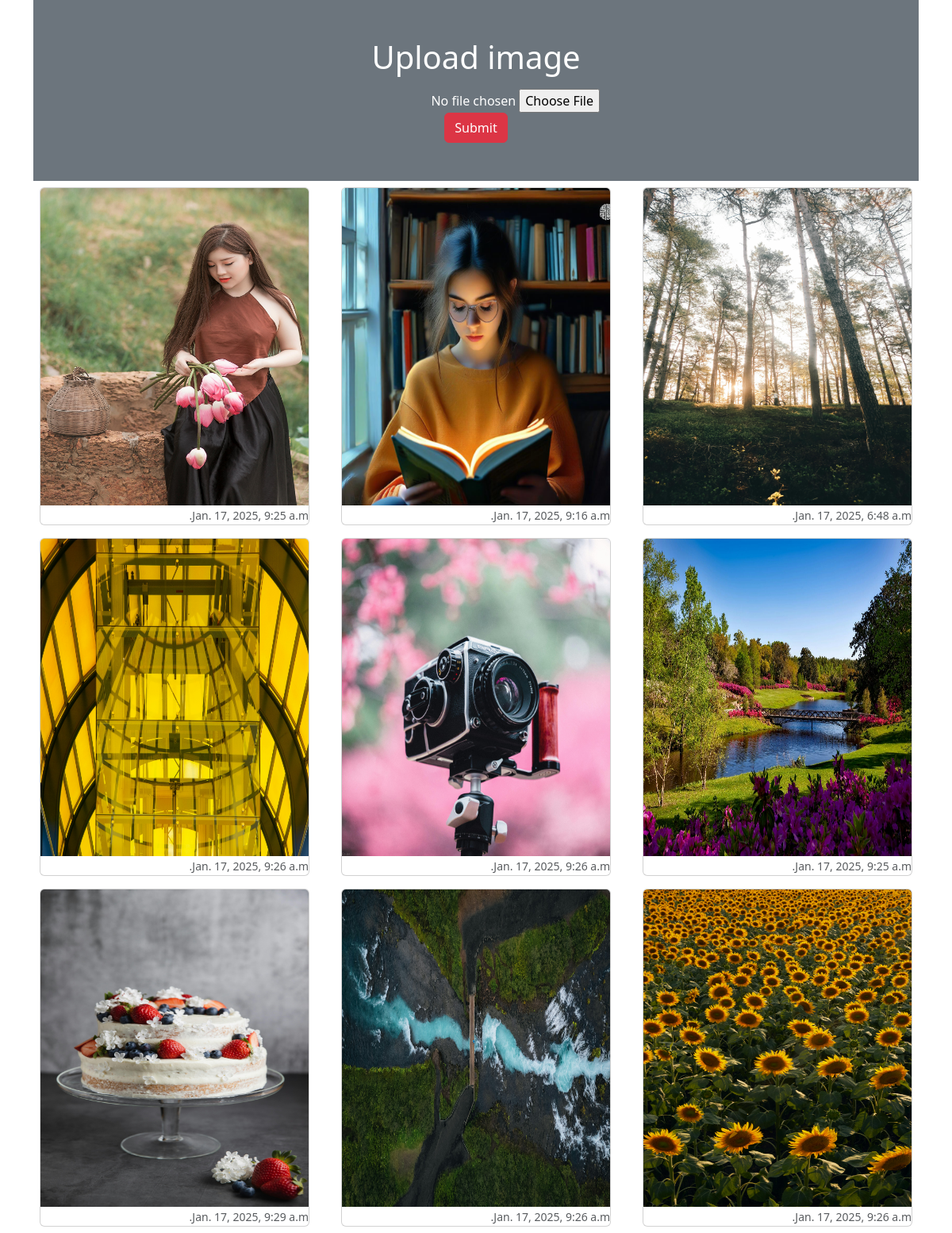
The page / on the database its author committed.
### myapp/models.py (models this page shows)
class Image(models.Model):
    photo = models.ImageField(upload_to="myimage")
    date = models.DateTimeField(auto_now_add=True)

### myapp/views.py (the view)
# urls.py: 2. Add a URL to urlpatterns:  path('', views.home, name='home')
def home(request):
    if request.method == "POST":
        form = ImageForm(request.POST, request.FILES)
        if form.is_valid():
            form.save()
    else:
        form = ImageForm()
    img = Image.objects.all()
    return render(request, 'myapp/home.html', {'img': img, 'form':form})

### myapp/forms.py
class ImageForm(forms.ModelForm):
    class Meta:
        model = Image
        fields = '__all__'
        labels = {'photo':''}

### myapp/Templates/myapp/home.html (shortened to what this page needs)
<!doctype html>
<html lang="ar" dir="rtl">
  <head>
    <link rel="stylesheet" href="https://cdn.jsdelivr.net/npm/bootstrap@5.3.3/dist/css/bootstrap.rtl.min.css">
  </head>
  <body>
    <div class="container">
        <div class="py-5 text-center bg-secondary text-white">
            <h1 class="mb-3">Upload image</h1>
            <form action="" method="post" enctype="multipart/form-data">
                {{ form }}
                <input type="submit" class="btn btn-danger">
            </form>
        </div>
        <div class="row">
          {% for x in img %}
            <div class="col-sm-4">
              <div class="card m-2">
                <img src="{{x.photo.url}}" alt="" class="card-img-top" height="400px">
                <div>
                  <small class="text-muted">{{x.date}}</small>
                </div>
              </div>
            </div>
          {% endfor %}
        </div>
    </div>
  </body>
</html>

### rows shown on the page
Image: photo (picture), date "Jan. 17, 2025, 6:48 a.m."
Image: photo (picture), date "Jan. 17, 2025, 9:16 a.m."
Image: photo (picture), date "Jan. 17, 2025, 9:25 a.m."
Image: photo (picture), date "Jan. 17, 2025, 9:25 a.m."
Image: photo (picture), date "Jan. 17, 2025, 9:26 a.m."
Image: photo (picture), date "Jan. 17, 2025, 9:26 a.m."
Image: photo (picture), date "Jan. 17, 2025, 9:26 a.m."
Image: photo (picture), date "Jan. 17, 2025, 9:26 a.m."
Image: photo (picture), date "Jan. 17, 2025, 9:29 a.m."
